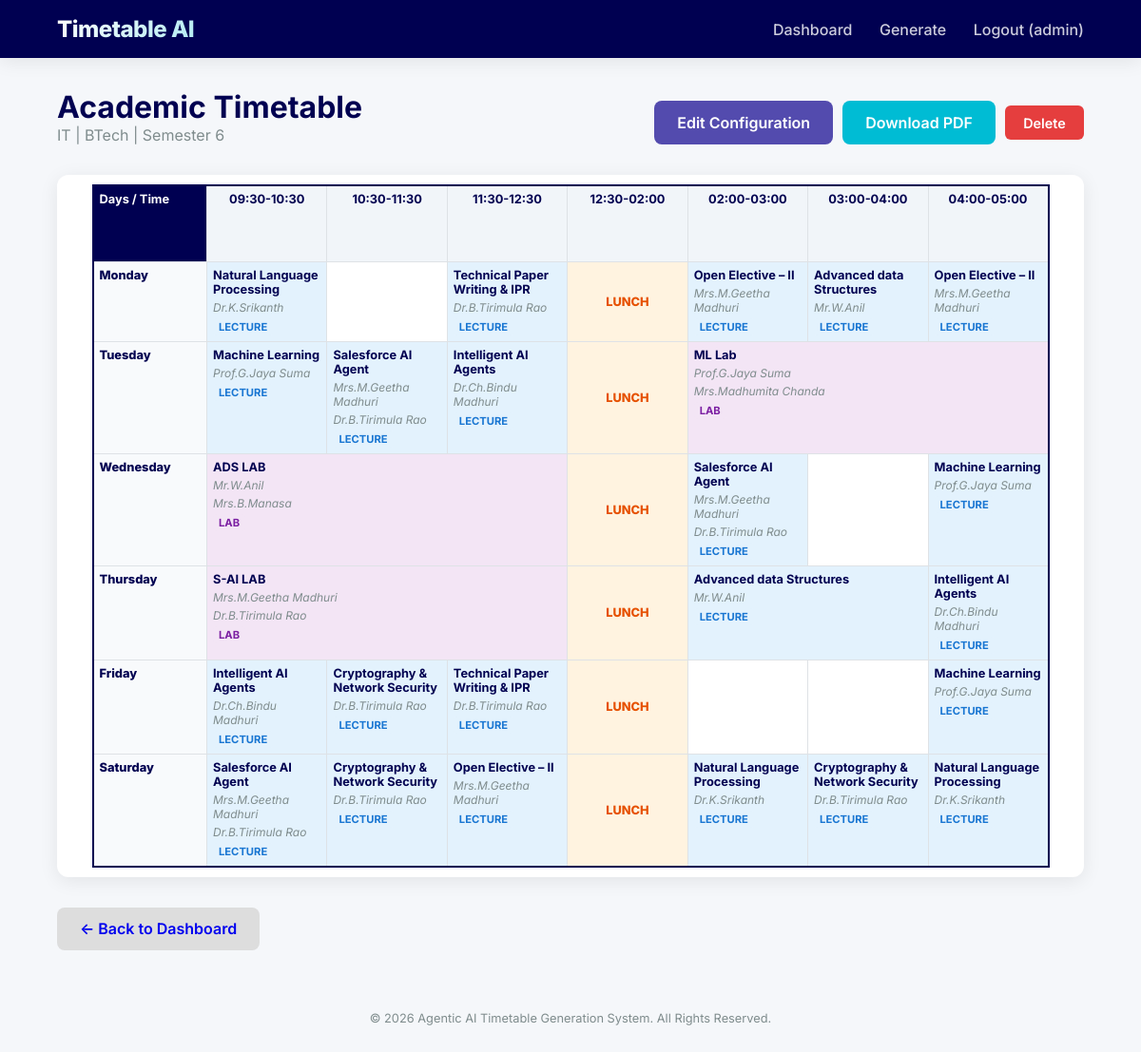
/view/3 (signed in), run on the app's committed database.
### app/models/database.py (models this page shows)
class Timetable(Base):
    __tablename__ = "timetables"
    id = Column(Integer, primary_key=True, index=True)
    department = Column(String)
    course = Column(String)
    semester = Column(Integer)
    subject_config = Column(JSON)  # Store subjects as JSON
    generated_data = Column(JSON)  # Store timetable structure as JSON
    created_at = Column(DateTime, default=datetime.datetime.utcnow)
    logs = relationship("AgentLog", back_populates="timetable", cascade="all, delete-orphan")

### app/routes/timetable.py (the view)
@router.get("/view/{tt_id}", response_class=HTMLResponse)
async def view_timetable(request: Request, tt_id: int, db: Session = Depends(get_db), user = Depends(login_required)):
    tt = db.query(Timetable).filter(Timetable.id == tt_id).first()
    if not tt:
        raise HTTPException(status_code=404, detail="Timetable not found")
    return templates.TemplateResponse("view_timetable.html", {
        "request": request,
        "timetable": tt,
        "data": tt.generated_data,
        "days": ["Monday", "Tuesday", "Wednesday", "Thursday", "Friday", "Saturday"],
        "slots": [
            "09:30-10:30", "10:30-11:30", "11:30-12:30",
            "12:30-02:00", "02:00-03:00", "03:00-04:00", "04:00-05:00"
        ],
        "user": user
    })

### templates/view_timetable.html (shortened to what this page needs)
{% extends "base.html" %}
{% block content %}
<div style="display: flex; justify-content: space-between; align-items: flex-end; margin-bottom: 2rem;">
    <div>
        <h1 style="color: var(--primary-dark);">Academic Timetable</h1>
        <p style="color: var(--text-light);">{{ timetable.department }} | {{ timetable.course }} | Semester {{
            timetable.semester }}</p>
    </div>
    <div style="display: flex; gap: 10px; align-items: center;">
        <a href="/edit-config/{{ timetable.id }}" class="btn btn-primary"
            style="background: var(--primary-light); display: flex; align-items: center; gap: 8px;">
            Edit Configuration
        </a>
        <a href="/download/{{ timetable.id }}" class="btn btn-primary"
            style="background: var(--secondary); display: flex; align-items: center; gap: 8px;">
            Download PDF
        </a>
        <form action="/delete/{{ timetable.id }}" method="post" style="margin: 0;"
            onsubmit="return confirm('Are you sure you want to delete this timetable?');">
            <button type="submit" class="btn"
                style="padding: 0.6rem 1.2rem; font-size: 0.9rem; background: #e53e3e; color: white; border: none; cursor: pointer; border-radius: 6px;">
                Delete
            </button>
        </form>
    </div>
</div>
<div class="card" style="padding: 10px; overflow-x: auto;">
    <table class="timetable-grid">
        <thead>
            <tr>
                <th style="width: 120px; background: var(--primary-dark); color: white;">Days / Time</th>
                {% for slot in slots %}
                <th style="background: #f1f5f9; text-align: center;">{{ slot }}</th>
                {% endfor %}
            </tr>
        </thead>
        <tbody>
            {% for day in days %}
            <tr>
                <td style="font-weight: 800; background: #f8fafc; color: var(--primary-dark);">{{ day }}</td>
                {% set day_slots = data[day] %}
                {% set ns = namespace(skip=0) %}
                {% for i in range(slots|length) %}
                {% if ns.skip > 0 %}
                {% set ns.skip = ns.skip - 1 %}
                {% else %}
                {% set slot_data = day_slots[i] %}
                {% if slot_data %}
                {% if slot_data.name == "LUNCH" %}
                <td class="type-break" style="vertical-align: middle;">LUNCH</td>
                {% else %}
                {% set count = namespace(val=1) %}
                {% set breaking = namespace(stop=false) %}
                {% for next_idx in range(i + 1, slots|length) %}
                {% if not breaking.stop and day_slots[next_idx] and day_slots[next_idx].name == slot_data.name %}
                {% set count.val = count.val + 1 %}
                {% else %}
                {% set breaking.stop = true %}
                {% endif %}
                {% endfor %}
                <td class="type-{{ slot_data.type|lower }}" {% if count.val> 1 %}colspan="{{ count.val }}"{% endif %}>
                    <div class="slot-content">
                        <span class="slot-name">{{ slot_data.name }}</span>
                        {% for faculty_name in slot_data.faculty.split(',') %}
                        <span class="slot-faculty">{{ faculty_name.strip() }}</span>
                        {% endfor %}
                        <span class="slot-type type-{{ slot_data.type|lower }}">{{ slot_data.type }}</span>
                    </div>
                </td>
                {% set ns.skip = count.val - 1 %}
                {% endif %}
                {% else %}
                <td></td>
                {% endif %}
                {% endif %}
                {% endfor %}
            </tr>
            {% endfor %}
        </tbody>
    </table>
</div>
<div style="margin-top: 2rem;">
    <a href="/dashboard" class="btn" style="background: #ddd;">&larr; Back to Dashboard</a>
</div>
{% endblock %}

### static/css/index.css (style rules this page uses)
:root { --primary: #1a237e; --primary-light: #534bae; --primary-dark: #000051; --secondary: #00bcd4; --accent: #ffd600; --background: #f5f7fa; --surface: #ffffff; --text: #2c3e50; --text-light: #7f8c8d; --white: #ffffff; --error: #e74c3c; --success: #2ecc71; --shadow: 0 4px 20px rgba(0, 0, 0, 0.08); --radius: 12px; }
* { box-sizing: border-box; margin: 0; padding: 0; font-family: 'Inter', system-ui, -apple-system, sans-serif; }
body { background-color: var(--background); color: var(--text); min-height: 100vh; display: flex; flex-direction: column; }
.btn { display: inline-block; padding: 0.8rem 1.5rem; border-radius: 8px; font-weight: 600; text-decoration: none; cursor: pointer; transition: 0.3s; border: none; font-size: 1rem; }
.btn-primary { background: var(--primary); color: var(--white); }
.card { background: var(--surface); padding: 2rem; border-radius: var(--radius); box-shadow: var(--shadow); margin-bottom: 2rem; }
table { width: 100%; border-collapse: collapse; margin-top: 1rem; background: var(--white); }
th, td { padding: 1rem; text-align: left; border-bottom: 1px solid #edf2f7; }
th { background: #f8fafc; font-weight: 700; color: var(--primary-dark); }
.timetable-grid { width: 95%; margin: 0 auto; table-layout: fixed; border: 2px solid var(--primary-dark); }
.timetable-grid th, .timetable-grid td { border: 1px solid #dee2e6; height: 80px; vertical-align: top; font-size: 0.8rem; padding: 6px; }
.slot-content { display: flex; flex-direction: column; gap: 4px; }
.slot-name { font-weight: 700; color: var(--primary-dark); }
.slot-faculty { font-style: italic; font-size: 0.75rem; color: var(--text-light); }
.slot-type { display: inline-block; padding: 2px 6px; border-radius: 4px; font-size: 0.7rem; font-weight: 700; text-transform: uppercase; width: fit-content; }
.type-lecture { background: #e3f2fd; color: #1976d2; }
.type-lab { background: #f3e5f5; color: #7b1fa2; }
.type-break { background: #fff3e0; color: #e65100; font-weight: 800; text-align: center; }

### data on the page
Timetable: department "IT", course "BTech", semester "6"

### other printed values
{{ user }} "admin"
{{ slot }} "09:30-10:30" "10:30-11:30" "11:30-12:30" "12:30-02:00" "02:00-03:00" "03:00-04:00" "04:00-05:00"
{{ day }} "Monday" "Tuesday" "Wednesday" "Thursday" "Friday" "Saturday"
{{ slot_data.name }} "Natural Language Processing" "Technical Paper Writing & IPR" "Open Elective – II" "Advanced data Structures" "Open Elective – II" "Machine Learning" "Salesforce AI Agent" "Intelligent AI Agents" "ML Lab" "ADS LAB" "Salesforce AI Agent" "Machine Learning" "S-AI LAB" "Advanced data Structures" "Intelligent AI Agents" "Intelligent AI Agents" "Cryptography & Network Security" "Technical Paper Writing & IPR" "Machine Learning" "Salesforce AI Agent" "Cryptography & Network Security" "Open Elective – II" "Natural Language Processing" "Cryptography & Network Security" "Natural Language Processing"
{{ faculty_name.strip() }} "Dr.K.Srikanth" "Dr.B.Tirimula Rao" "Mrs.M.Geetha Madhuri" "Mr.W.Anil" "Mrs.M.Geetha Madhuri" "Prof.G.Jaya Suma" "Mrs.M.Geetha Madhuri" "Dr.B.Tirimula Rao" "Dr.Ch.Bindu Madhuri" "Prof.G.Jaya Suma" "Mrs.Madhumita Chanda" "Mr.W.Anil" "Mrs.B.Manasa" "Mrs.M.Geetha Madhuri" "Dr.B.Tirimula Rao" "Prof.G.Jaya Suma" "Mrs.M.Geetha Madhuri" "Dr.B.Tirimula Rao" "Mr.W.Anil" "Dr.Ch.Bindu Madhuri" "Dr.Ch.Bindu Madhuri" "Dr.B.Tirimula Rao" "Dr.B.Tirimula Rao" "Prof.G.Jaya Suma" "Mrs.M.Geetha Madhuri" "Dr.B.Tirimula Rao" "Dr.B.Tirimula Rao" "Mrs.M.Geetha Madhuri" "Dr.K.Srikanth" "Dr.B.Tirimula Rao" "Dr.K.Srikanth"
{{ slot_data.type }} "LECTURE" "LECTURE" "LECTURE" "LECTURE" "LECTURE" "LECTURE" "LECTURE" "LECTURE" "LAB" "LAB" "LECTURE" "LECTURE" "LAB" "LECTURE" "LECTURE" "LECTURE" "LECTURE" "LECTURE" "LECTURE" "LECTURE" "LECTURE" "LECTURE" "LECTURE" "LECTURE" "LECTURE"
